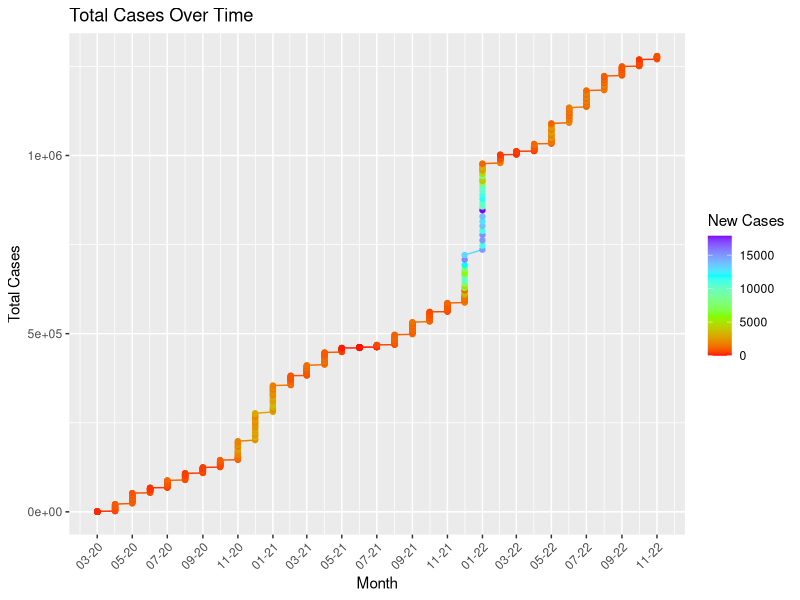
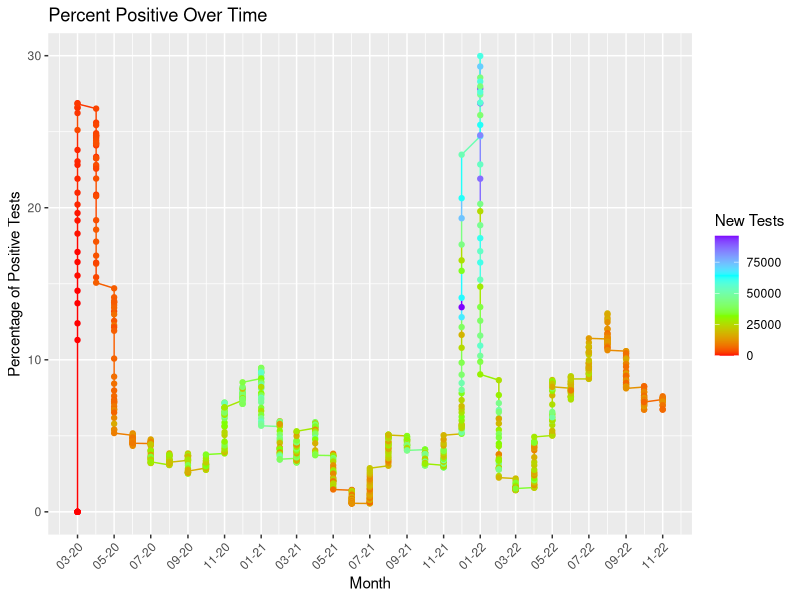
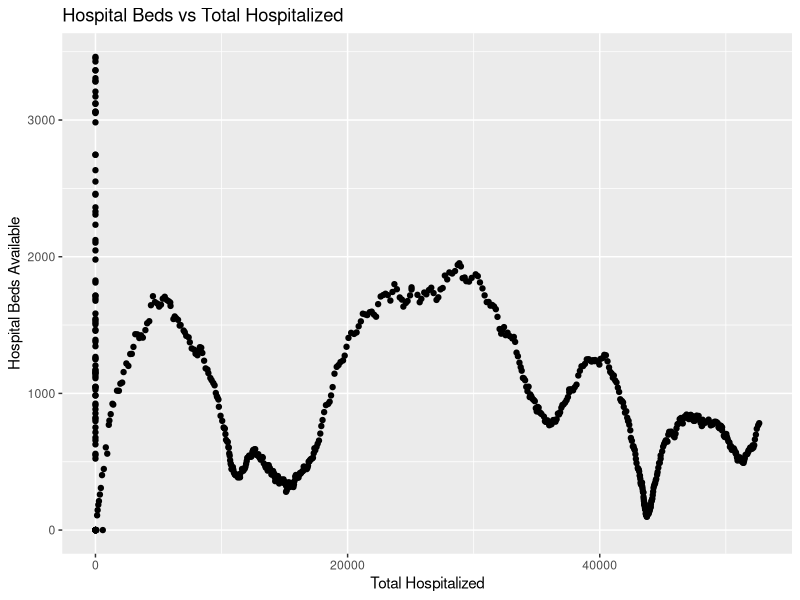
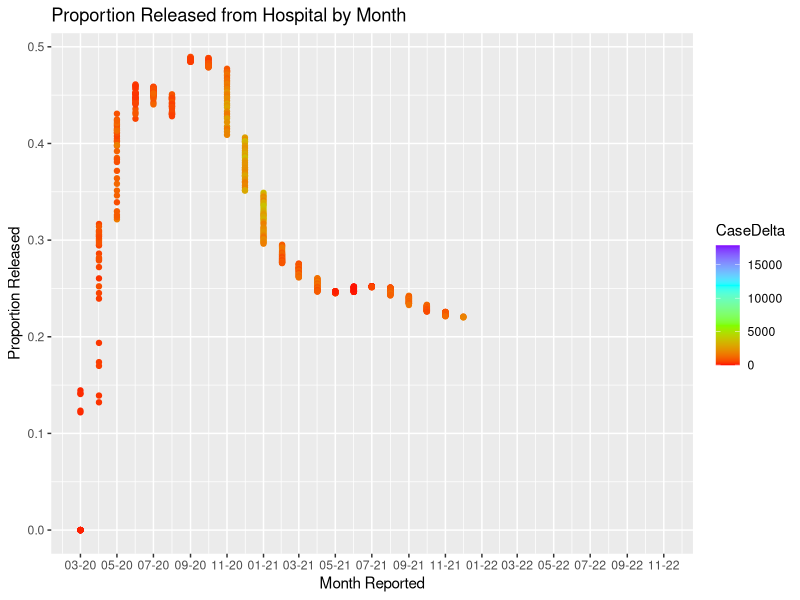
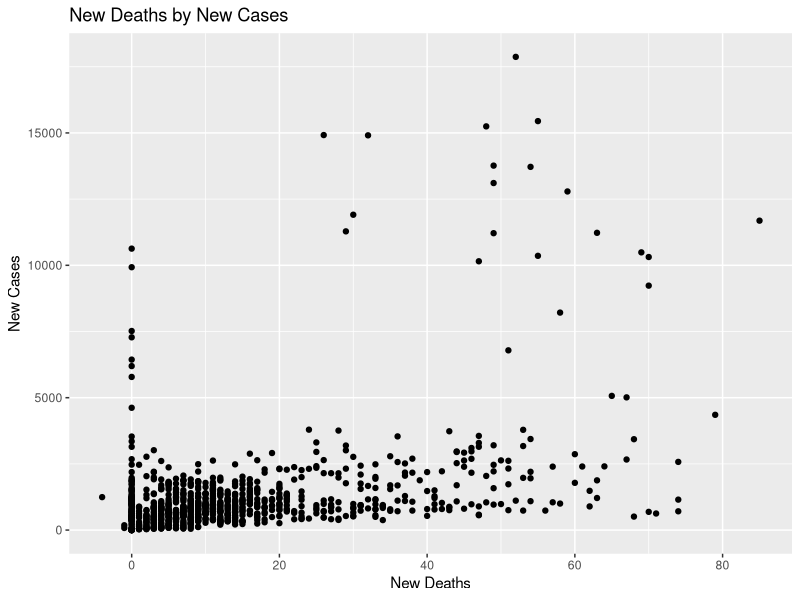
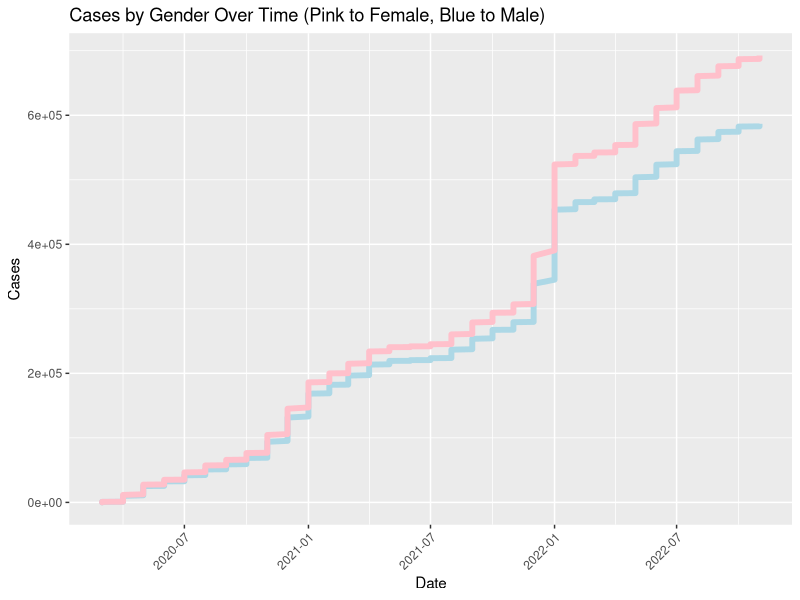
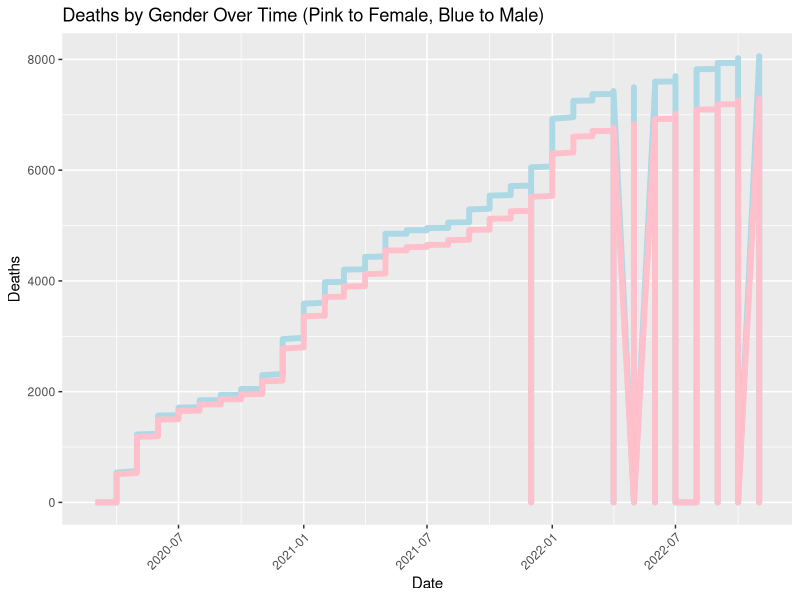

Here is the R script that generated these plots, in order:
## ---- chunk 1
knitr::opts_chunk$set(echo = TRUE)
## ---- chunk 2

library(data.table)
df <- fread('MD_COVID-19_-_MASTER_Case_Tracker.csv')
show(df)
## ---- chunk 3
library(tidyverse)
library(lubridate)
library(dplyr)
## ---- chunk 4


df1 <- df %>% dplyr::mutate(year = year(as.Date(df$ReportDate,format="%m/%d/%Y")),
                 month = lubridate::month(as.Date(df$ReportDate,format="%m/%d/%Y")),
                 day = lubridate::day(as.Date(df$ReportDate,format="%m/%d/%Y")),
                 date = my(format(as.Date(df$ReportDate,format = "%m/%d/%Y"),"%m/%y")))
## ---- chunk 5
ggplot(data=df1, aes(x=df1$date, y=df1$TotalCases, color= df1$CaseDelta)) +
  labs(x = "Month", y = "Total Cases", color = "New Cases") +
  scale_colour_gradientn(colors=rainbow(4)) +
  geom_line()+
  geom_point() +
  scale_x_date(date_labels = "%m-%y",
               date_breaks = "2 month") +
  ggtitle("Total Cases Over Time") +
  theme(axis.text.x = element_text(angle = 45, hjust=1))
## ---- chunk 6
ggplot(data=df1, aes(x=df1$date, y=df1$PosTestPercent, color = df1$TestsDelta)) +
  geom_line() +
  labs(color = "New Tests", x = "Month", y = "Percentage of Positive Tests") +
  scale_colour_gradientn(colors=rainbow(4)) +
  geom_point() +
  scale_x_date(date_labels = "%m-%y",
               date_breaks = "2 month") +
  ggtitle("Percent Positive Over Time") + 
  theme(axis.text.x = element_text(angle = 45, hjust=1))
## ---- chunk 7
ggplot(data=df1, aes(x=df1$total_hospitalized, y=df1$bedsTotal)) +
  xlab("Total Hospitalized") +
  ylab("Hospital Beds Available") +
  ggtitle("Hospital Beds vs Total Hospitalized") +
  geom_point()
## ---- chunk 8
proportion_released = df1$total_released / df1$total_hospitalized
ggplot(data=df1, aes(x=df1$date, y=proportion_released, color=CaseDelta)) +
  scale_colour_gradientn(colors=rainbow(4)) +
  xlab("Month Reported") +
  ylab("Proportion Released") +
  geom_point() +
  scale_x_date(date_labels = "%m-%y",
               date_breaks = "2 month") +
  ggtitle("Proportion Released from Hospital by Month")
  theme(axis.text.x = element_text(angle = 45, hjust=1))

## ---- chunk 9
df1[is.na(df1)] = 0
ggplot(data=df1, aes(x=df1$deathsDelta, y=df1$CaseDelta)) +
  labs(y = "New Cases", x = "New Deaths") +
  geom_point() +
  ggtitle("New Deaths by New Cases")
  geom_abline(color = "red")
## ---- chunk 10

ggp1 <- ggplot(data = df1, aes(x=df1$date)) +       
  geom_line(aes(y = df1$genMale), color = "lightblue", size=2) +
  geom_line(aes(y = df1$genFemale), color = "pink", size=2) +
  labs(x="Date", y="Cases") +
  ggtitle("Cases by Gender Over Time (Pink to Female, Blue to Male)") +
  theme(axis.text.x = element_text(angle = 45, hjust=1))

ggp1     

## ---- chunk 11

ggp1 <- ggplot(data = df1, aes(x=df1$date)) +       
  geom_line(aes(y = df1$deathGenMale), color = "lightblue", size=2) +
  geom_line(aes(y = df1$deathGenFemale), color = "pink", size=2) +
  labs(x="Date", y="Deaths") +
  ggtitle("Deaths by Gender Over Time (Pink to Female, Blue to Male)") +
  theme(axis.text.x = element_text(angle = 45, hjust=1))

ggp1     
